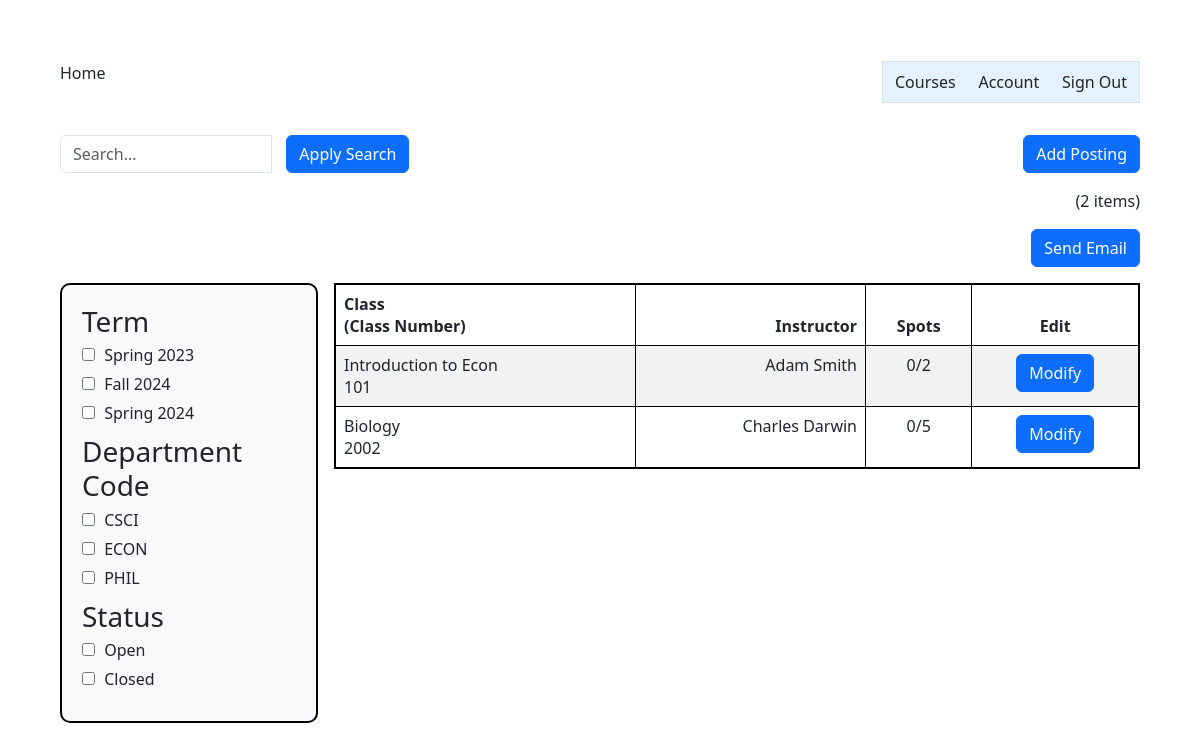
/admin_summary/, run on the app's committed database.
### InstructorAddCourse/models.py (models this page shows)
class InstructorAddCourse(models.Model):
	course_name = models.CharField(max_length=255)
	course_number = models.CharField(max_length=255)
	course_instructor = models.CharField(max_length=255)
	course_description = models.CharField(max_length=800)
	total_time_commitment = models.DecimalField(max_digits=2, decimal_places=0, validators=[MinValueValidator(0)], default=0)
	has_discussion = models.CharField(choices=[('yes', 'Yes'),('no', 'No')], max_length=50, default='')
	num_ta_needed = models.DecimalField(max_digits=2, decimal_places=0, validators=[MinValueValidator(0)], default=0)
	curr_num_ta = models.IntegerField(default=0)
	graded_meeting = models.CharField(choices=[('yes', 'Yes'),('no', 'No')], max_length=50, default='')
	office_hours = models.DecimalField(max_digits=2, decimal_places=0, validators=[MinValueValidator(0)], default=0)
	other_info = models.CharField(max_length=800, default=None)

### adminSummary/views.py (the view)
# urls.py: path('admin_summary/', admin_summary_view),
def admin_summary_view(response):
    search_query = response.GET.get('q', '')
    status_filter = response.GET.get('status', '')
    course_objects = InstructorAddCourse.objects.all()
    applied_filters = []
    if search_query:
        course_objects = course_objects.filter(
            course_name__icontains=search_query)
        applied_filters.append(('q', search_query))
    if status_filter:
        if status_filter in ['Open', 'Closed']:
            course_objects = [course for course in course_objects if get_status(
                course) == status_filter]
            applied_filters.append(('status', status_filter))
    else:
        applied_filters = [f for f in applied_filters if f[0] != 'status']
    if response.GET.get('my_checkbox'):
        course_objects = course_objects.filter(has_discussion=True)
    course_count = len(course_objects)
    context = {'course_objects': course_objects,
               'course_count': course_count, 'applied_filters': applied_filters}
    return render(response, "adminSummary.html", context)

### templates/adminSummary.html (shortened to what this page needs)
{% extends 'appbase.html' %} {% block content %} {% load static %} {% load static admin_templatetags %}
<!DOCTYPE html>
<html>
  <head>
    <link rel="stylesheet" href="{% static 'adminSummary.css' %}" />
  </head>
  <body>
    <div class="container-fluid">
      <form method="get">
      <div class="row">
        <div class="col-md-4">
            <div class="input-group">
              <input
                type="text"
                class="form-control"
                id="search"
                name="q"
                placeholder="Search..."
              />
              <div class="input-group-btn input-space">
                <button type="submit" class="btn btn-primary">
                  Apply Search
                </button>
              </div>
            </div>
        </div>
        <div class="col-md-4">
        </div>
        <div class="col-md-4">
          <div class="text-end">
            <button id="add-posting-btn" class="btn btn-primary">
              Add Posting
            </button>
          </div>
        </div>
      </div>
      <div class="row" id="item-row">
        <div class="col-sm">
          <div class="text-end">({{course_count}} items)</div>
        </div>
      </div>
      <div class="row" id="item-row">
        <div class="col-sm">
          <div class="text-end">
            <a href="{% url 'send_email' %}">
              <button type="button" class="btn btn-primary">Send Email</button>
            </a>
          </div>
        </div>
      </div>
      <div class="row">
        <div class="col-sm-3">
          <div class="filter-box">
            <div class="filter-group">
              <h3>Term</h3>
              <label
                ><input type="checkbox" name="term" value="Spring 2023" /> Spring
                2023</label
              >
              <label
                ><input type="checkbox" name="term" value="Fall 2024" /> Fall
                2024</label
              >
              <label
                ><input type="checkbox" name="term" value="Spring 2024" />
                Spring 2024</label
              >
            </div>
            <div class="filter-group">
              <h3>Department Code</h3>
              <label
                ><input type="checkbox" name="dept-code" value="CSCI" /> CSCI</label
              >
              <label
                ><input type="checkbox" name="dept-code" value="ECON" /> ECON</label
              >
              <label
                ><input type="checkbox" name="color" value="green" />
                PHIL</label
              >
            </div>
            <div class="filter-group">
              <h3>Status</h3>
              <label>
                <input type="checkbox" name="status" value="Open"/> Open
            </label>
            <label>
                <input type="checkbox" name="status" value="Closed"/> Closed
            </label>
            </div>
          </div>
        </div>
        <div class="col-sm-9">
          <table class="table table-striped table-bordered table-hover">
            <thead>
              <tr>
                <th>Class<br />(Class Number)</th>
                <th class="text-end">Instructor</th>
                <th class="text-center">Spots</th>
                <th class="text-center">Edit</th>
              </tr>
            </thead>
            <tbody id="table-body">
              {% for course in course_objects %}
              <tr>
                <td>{{ course.course_name }}<br />{{ course.course_number}}</td>
                <td class="text-end">{{ course.course_instructor }}</td>
                <td class="text-center">
                  {{course.curr_num_ta}}/{{ course.num_ta_needed }}
                </td>
                <td class="text-center">
                  <button type="button" class="btn btn-primary">Modify</button>
                </td>
              </tr>
              {% endfor %}
            </tbody>
          </table>
        </div>
      </div>
    </form>
    </div>
  </body>
</html>
{% endblock %}

### static/adminSummary.css (style rules this page uses)
body { height: 100%; display: flex; align-items: center; justify-content: center; }
.table-bordered { border: 2px solid black; }
.filter-box { padding: 20px; border: 2px solid black; background-color: #f8f9fa; border-radius: 10px; }
.filter-group { margin-bottom: 10px; }
.filter-group h3 { margin-top: 0; margin-bottom: 5px; }
.filter-group label { display: block; margin-bottom: 5px; }
.filter-group input[type="checkbox"] { margin-right: 5px; }
[class*="col"] { padding: 0.5rem; }
.input-group-btn.input-space { padding-left: 15px; }

### data on the page
InstructorAddCourse: course_name "Introduction to Econ", course_number "101", course_instructor "Adam Smith", curr_num_ta "0", num_ta_needed "2"
InstructorAddCourse: course_name "Biology", course_number "2002", course_instructor "Charles Darwin", curr_num_ta "0", num_ta_needed "5"

### other printed values
{{ course_count }} "2"
